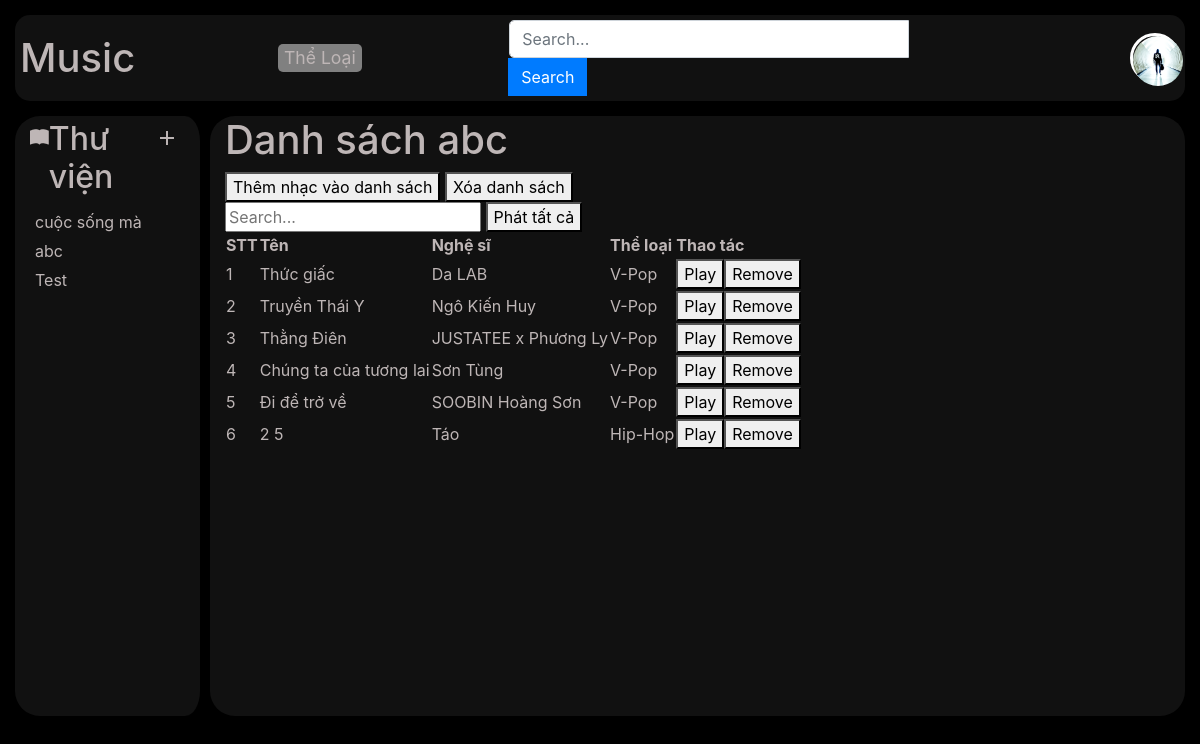
Page /Home/List?id=12 (signed in) on the committed database.
### tables this page shows
CREATE TABLE `library` (
  `IdList` int(11) NOT NULL,
  `NameList` varchar(255) NOT NULL
);

CREATE TABLE `storemusic` (
  `IdMusic` int(11) NOT NULL,
  `NameMusic` varchar(1000) NOT NULL,
  `NameImageMusic` varchar(100) NOT NULL,
  `View` int(11) NOT NULL DEFAULT 0,
  `state` bit(2) NOT NULL
);

### mvc/code/controller.php (called while the page is built, shortened)
<?php
class controller
{
    public function model($model)
    {
        if ($model != "test")
            return new $model;
    }
    public function view($view, $data = [])
    {
        require_once "./mvc/view/" . $view . ".php";
    }
}

### mvc/controller/Home.php (called while the page is built, shortened)
<?php
    class Home extends controller{
        public $a;
        public function __construct()
        {
            $this->a=$this->model("MusicModel");
        }
        function List(){
            $this->view("master1",[
                "page"=>"List",
                "MS" => $this->a->Music(),
                "Lib"=> $this->a->Library(),
                "getlist" => $this->a->getListMusic(),
                "Album"=> $this->a->Album(),
                "getalbum" => $this->a->getAlbumMusic(),
                "Category"=> $this->a->Category()
                ]);
        }
    }
?>

### mvc/code/app.php (called while the page is built, shortened)
<?php
class App
{
    protected $action = "Show";
    function __construct()
    {
        $arr = $this->UrlProcess();
        if (file_exists("./mvc/controller/" . $arr[0] . ".php")) {
            $this->controller = $arr[0];
            unset($arr[0]);
        };
        $this->controller = new $this->controller;
        if (isset($arr[1])) {
            if (method_exists($this->controller, $arr[1])) {
                $this->action = $arr[1];
            }
            unset($arr[1]);
        }
        $this->params = $arr ? array_values($arr) : [];
        $controllerInstance = new $this->controller();
        call_user_func_array([$controllerInstance, $this->action], $this->params);
    }
    function UrlProcess()
    {
        if (isset($_GET["url"])) {
            return explode("/", filter_var(trim($_GET["url"])));
        }
    }
}

### index.php (called while the page is built, shortened)
<?php
$myApp = new App();
?>

### mvc/code/DB.php (called while the page is built, shortened)
<?php
class DB{
    protected $servername = "localhost";
    protected $username = "root";
    protected $password = "";
    function __construct()
    {
        $this->con=mysqli_connect($this->servername,$this->username,$this->password);
    }
}
?>

### mvc/model/MusicModel.php (called while the page is built, shortened)
<?php
class MusicModel extends DB
{
    public function Music()
    {
        $sql = "SELECT storemusic.IdMusic, storemusic.NameMusic, GROUP_CONCAT(DISTINCT artist.NameArtist ORDER BY artist.IdArtist SEPARATOR ' x ') AS NameArtist, category.NameCategory, storemusic.NameImageMusic
            FROM song_artist
            JOIN storemusic ON song_artist.IdMusic = storemusic.IdMusic
            JOIN song_category ON song_artist.IdMusic  = song_category.IdMusic
            JOIN category on song_category.IdCategory=category.IdCategory
            JOIN artist ON song_artist.IdArtist = artist.IdArtist
            GROUP BY storemusic.IdMusic, storemusic.NameMusic,category.NameCategory, storemusic.NameImageMusic";
        return mysqli_query($this->con, $sql);
    }
    public function Library()
    {
        if ($_SESSION['userid'] != 1) {
            $sql = "SELECT library.IdList AS Id, library.NameList AS Name
            FROM library
            JOIN account_library ON library.IdList = account_library.IdList
            WHERE account_library.IdAccount = ?";
        } else {
            $sql = "SELECT album.IdAlbum AS Id,album.NameAlbum AS Name
            FROM album JOIN account_album on album.IdAlbum=account_album.IdAlbum
            WHERE account_album.IdAccount=?";
        }
        $stmt = $this->con->prepare($sql);
        $stmt->bind_param('i', $_SESSION['userid']);
        $stmt->execute();
        $result = $stmt->get_result();
        if ($result) {
            return $result->fetch_all(MYSQLI_ASSOC);
        } else {
            return [];
        }
    }
    public function getListMusic()
    {
        $sql = "SELECT storemusic.IdMusic,storemusic.NameMusic,category.NameCategory,GROUP_CONCAT(DISTINCT artist.NameArtist SEPARATOR ' x ') AS NameArtist
        FROM song_artist join artist on song_artist.IdArtist= artist.IdArtist
		JOIN song_category ON song_artist.IdMusic = song_category.IdMusic
        join category on song_category.IdCategory=category.IdCategory
        join storemusic on song_artist.IdMusic=storemusic.IdMusic
        JOIN listmusic on song_artist.IdMusic=listmusic.IdMusic
        join library on listmusic.IdList=library.IdList
        join account_library on library.IdList= account_library.IdList
        WHERE IdAccount=? And listmusic.IdList=?
        GROUP BY storemusic.IdMusic,storemusic.IdMusic,category.NameCategory";
        $stmt = $this->con->prepare($sql);
        $stmt->bind_param('ii', $_SESSION['userid'], $_GET['id']);
        $stmt->execute();
        $result = $stmt->get_result();
        $listMusic = array();
        if ($result->num_rows > 0) {
            while ($row = $result->fetch_assoc()) {
                $list = array(
                    "IdMusic" => $row["IdMusic"],
                    "NameMusic" => $row["NameMusic"],
                    "NameArtist" => $row["NameArtist"],
                    "NameCategory" => $row["NameCategory"]
                );
                array_push($listMusic, $list);
            }
        }
        return $listMusic;
    }
}

### mvc/view/block/List.php (the view, shortened to what this page needs)
<link rel="stylesheet" type="text/css" href="../public/css/List.scss">
<div id="list">
    <?php if ($_SESSION['userid'] != 1): ?>
        <div class="header-list">
            <h1>Danh sách <?php foreach ($data["Lib"] as $print) {
                                if ($print['Id'] == $_GET['id']) {
                                    echo $print['Name'];
                                    break;
                                }
                            } ?></h1>
            <div>
                <button id="buttonToAddList1">Thêm nhạc vào danh sách</button>
                <button onclick="delDanhSachPhat()">Xóa danh sách</button>
            </div>
        </div>
        <div class="search">
            <input type="text" class="search-form" placeholder="Search...">
            <button onclick="playMusicFromList()">Phát tất cả</button>
        </div>
        <div class="list-library">
            <table id="song-list">
                <tr>
                    <th>STT</th>
                    <th>Tên</th>
                    <th>Nghệ sĩ</th>
                    <th>Thể loại</th>
                    <th>Thao tác</th>
                </tr>
                <?php
                $stt = 1;
                foreach ($data["getlist"] as $print) {
                    echo '<tr><td>';
                    echo $stt;
                    echo '</td><td>';
                    echo htmlspecialchars($print['NameMusic']);
                    echo '</td><td>';
                    echo htmlspecialchars($print['NameArtist']);
                    echo '</td><td>';
                    echo htmlspecialchars($print['NameCategory']);
                    echo '</tb><td>';
                    if ($stt === 1) {
                        echo '<button id="playFirstMusic" onclick="playMusic(this)" data-idMusic="' .htmlspecialchars($print['IdMusic']) . '">Play</button>';
                    } else echo '<button  onclick="playMusic(this)" data-idMusic="' . htmlspecialchars($print['IdMusic']) . '">Play</button>';
                    echo '<button onclick="deleteMusicFromDanhSachPhat(this)" data-idMusic="' . htmlspecialchars($print['IdMusic']) . '">Remove</button>';
                    echo '</td></tr>';
                    $stt++;
                }
                ?>
            </table>
        </div>
    <?php endif; ?>
</div>

### mvc/view/block/library.php (shortened to what this page needs)
<head>
    <link rel="stylesheet" type="text/css" href="../public/css/library.css">
</head>
<div class="container-fluid library col-md-2 pt-1">
    <div class="title d-flex">
        <?php if (isset($_SESSION['userid'])) {
            if ($_SESSION['userid'] == 1)
                echo "<h2>Album</h2>";
            else echo "<h2>Thư viện</h2>";
        } else echo "<h2>Thư viện</h2>";
        ?>
        <button class="material-icons"
            <?php if (isset($_SESSION["loginedin"])) echo 'onclick="Show()"';
            else echo 'onclick="showLogin()"' ?>>add</button>
    </div>
    <div class="listmusic">
        <?php
        if (isset($_SESSION["loginedin"])) {
            if (!empty($data["Lib"])) {
                foreach ($data["Lib"] as $print) {
                    echo '<div class="items-list">';
                    echo '<a href="./List?id=' . $print['Id'] . '">' . $print['Name'] . '</a>';
                    echo '</div>';
                }
            } else {
                echo "<p>Hãy tạo danh sách phát đầu tiên của bạn!</p>";
            }
        } else
            echo "<p>Hãy thêm danh sách phát cho chính mình!</p>";
        ?>
    </div>
</div>

### public/css/master1.css (style rules this page uses)
body { color: rgb(190, 182, 182); background-color: black; }

### public/css/library.css (style rules this page uses)
.library { background-color: rgb(17, 17, 17); border-radius: 25px; border-right: 10px solid black; }
.library .title { align-items: baseline; position: relative; }
.library .title .material-icons { color: rgb(190, 182, 182); }
.library button { color: black; border: none; background-color: inherit; }
.library .items-list { border-radius: 10px; margin: 5px 0; padding-left: 5px; }
.library .items-list a { text-decoration: none; color: inherit; cursor: pointer; }

### rows in the picture
library: NameList "cuộc sống mà"
library: NameList "abc"
library: NameList "Test"
storemusic: NameMusic "Thức giấc", NameArtist "Da LAB", NameCategory "V-Pop"
storemusic: NameMusic "Truyền Thái Y", NameArtist "Ngô Kiến Huy", NameCategory "V-Pop"
storemusic: NameMusic "Thằng Điên", NameArtist "JUSTATEE x Phương Ly", NameCategory "V-Pop"
storemusic: NameMusic "Chúng ta của tương lai", NameArtist "Sơn Tùng", NameCategory "V-Pop"
storemusic: NameMusic "Đi để trở về", NameArtist "SOOBIN Hoàng Sơn", NameCategory "V-Pop"
storemusic: NameMusic "2 5", NameArtist "Táo", NameCategory "Hip-Hop"
